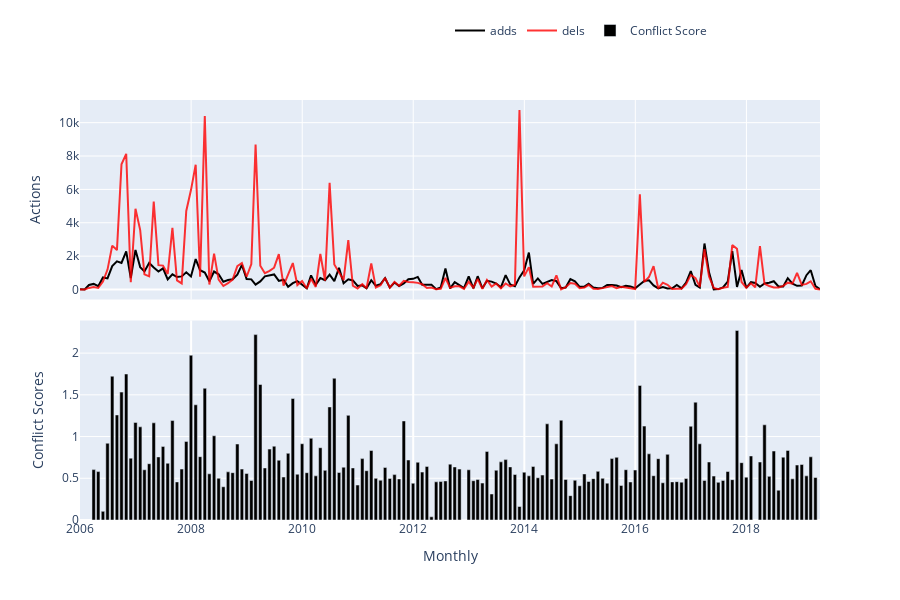

Write notebook code for a chart like this one.
### Markdown cell above
<span style="color: #626262"> Try yourself! This is what will happen when you click 'Load Actions' button: </span>

### Code cell
### --------------------------------------------------------------------------- ###
### TRY YOURSELF! THIS IS WHAT WILL HAPPEN WHEN YOU CLICK 'Load Actions' BUTTON ###
### --------------------------------------------------------------------------- ###

## Create a WikiWho instance, which is an API; and use ConflictManager to get         ##
## actions for given page id; more details see:                                       ##
## https://github.com/gesiscss/wikiwho_wrapper/blob/master/wikiwho_wrapper/api.py     ##
## https://github.com/gesiscss/wikiwho_wrapper/blob/master/wikiwho_wrapper/wikiwho.py ##
## https://github.com/gesiscss/wikiwho_demo_new/blob/master/metrics/conflict.py       ##
# wikiwho_api = WikiWho(lng=abbreviation(languageSelection.value))
# print("Downloading all_content from the WikiWhoApi...")
# all_content = wikiwho_api.dv.all_content(the_page['page_id'])
# print("Downloading revisions from the WikiWhoApi...")
# all_revisions = wikiwho_api.dv.rev_ids_of_article(the_page['page_id'])
# clear_output()

# conflict_manager = ConflictManager(all_content.copy(),
#                                all_revisions.copy(), 
#                                lng=abbreviation(languageSelection.value), 
#                                include_stopwords=True)

# conflict_manager.calculate()
# clear_output()

# Store the original data into variable "token_sources", it includes
# "tokens_all" / "tokens" (all actions of an article, including/excluding stopwords)
# "elegibles_all" / "elegibles" (elegible actions of an article, including/excluding stopwords)
# "conflicts_all" / "conflicts" (conflict actions of an article, including/excluding stopwords)
# "wiki_dv" (a WikipediaDV instance for retrieving editors' names given their IDs)
# token_sources = conflict_manager.source
# token_sources["wiki_dv"] = WikipediaDV(WikipediaAPI(lng=abbreviation(languageSelection.value)))
token_sources = sources.copy()
all_revisions = revisions.copy()

## Create an ActionsListener instance to get aggregated actions. More details see:            ##
## https://github.com/gesiscss/wikiwho_demo_new/blob/master/visualization/actions_listener.py ##
actions_listener = ActionsListener(sources=token_sources, lng=abbreviation(languageSelection.value))
actions_listener.get_main()
clear_output()

# Aggregation data for actions.
total_actions = actions_listener.df.copy()

# adds/dels/reins actions (including stopwords)
actions_inc = actions_listener.tokens_group_all.copy()

# Editors' names.
grabbed_names = actions_listener.editors.copy()


## Visualization, core visual code lies in ActionsListener, then the interact function     ##
## makes it interactive, mode details see:                                                 ##
## https://github.com/gesiscss/wikiwho_demo/blob/master/visualization/actions_listener.py  ##

# This is the page you used
print('The page that is being used:', the_page['title'], f'({abbreviation(languageSelection.value).upper()})')

# Which types do those actions have?
actions_types = (total_actions.columns[5:14]).values.tolist()

# Visualization: try yourself by coding!
begin_date = date(2002, 3, 1)
end_date = date(2019, 4, 1)
editor_name = 'All'
frequency = 'Monthly' # "Yearly", "Monthly", "Weekly", "Daily"
black_line = 'adds' # Choose one from 'actions_types'. Note that 'black_line doesn't have 'None' option but others have.
red_line = 'dels'
blue_line = 'None'
green_line = 'None'
black_conflict = "Conflict Score"  # 'Conflict Score', 'Absolute Conflict Score', 'Total Elegible Actions'
red_conflict = "None"

actions_listener.listen(
    _range1 = begin_date,
    _range2 = end_date,
    editor = editor_name,
    granularity = frequency,
    black = black_line,
    red = red_line,
    blue = blue_line,
    green = green_line,
    black_conflict = black_conflict,
    red_conflict = red_conflict
)

# Store the variable total_actions for the next notebooks.
%store total_actions

### Figure 1 — Plotly figure (JSON) as saved in the notebook; plotly's stock layout.template omitted (floating-point values rounded to 4 significant figures; data arrays with more than 128 entries replaced by an {"elided": "..."} marker saying what was removed)
{"data": [{"marker": {"color": "rgba(0, 0, 0, 1)"}, "name": "adds", "type": "scatter", "x": {"elided": "161 str values"}, "xaxis": "x2", "y": {"elided": "161 int values"}, "yaxis": "y2"}, {"marker": {"color": "rgba(255, 0, 0, .8)"}, "name": "dels", "type": "scatter", "x": {"elided": "161 str values"}, "xaxis": "x2", "y": {"elided": "161 int values"}, "yaxis": "y2"}, {"marker": {"color": "rgba(0, 0, 0, 1)"}, "name": "Conflict Score", "type": "bar", "x": {"elided": "156 str values"}, "xaxis": "x", "y": {"elided": "156 float values"}, "yaxis": "y"}], "layout": {"barmode": "group", "height": 600, "hovermode": "closest", "legend": {"orientation": "h", "x": 0.5, "y": 1.2}, "showlegend": true, "xaxis": {"anchor": "y", "domain": [0, 1], "gridwidth": 2, "ticklen": 5, "title": {"text": "Monthly"}, "zeroline": true}, "xaxis2": {"anchor": "y2", "domain": [0, 1], "matches": "x", "showticklabels": false}, "yaxis": {"anchor": "x", "domain": [0, 0.475], "title": {"text": "Conflict Scores"}}, "yaxis2": {"anchor": "x2", "domain": [0.525, 1], "title": {"text": "Actions"}}}}
